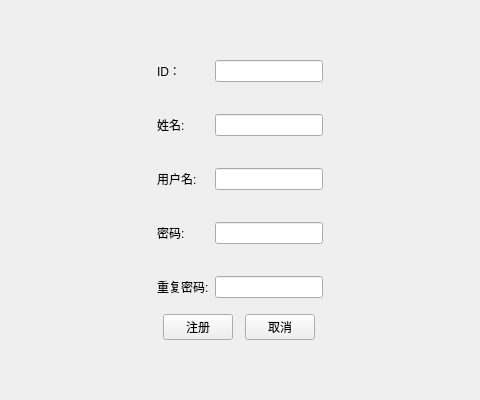
<?xml version="1.0" encoding="UTF-8"?>
<ui version="4.0">
 <class>RegisterView</class>
 <widget class="QWidget" name="RegisterView">
  <property name="geometry">
   <rect>
    <x>0</x>
    <y>0</y>
    <width>480</width>
    <height>400</height>
   </rect>
  </property>
  <property name="windowTitle">
   <string>注册</string>
  </property>
  <layout class="QGridLayout" name="gridLayout_2">
   <item row="0" column="1">
    <spacer name="verticalSpacer_4">
     <property name="orientation">
      <enum>Qt::Vertical</enum>
     </property>
     <property name="sizeHint" stdset="0">
      <size>
       <width>20</width>
       <height>32</height>
      </size>
     </property>
    </spacer>
   </item>
   <item row="1" column="0">
    <spacer name="horizontalSpacer_2">
     <property name="orientation">
      <enum>Qt::Horizontal</enum>
     </property>
     <property name="sizeHint" stdset="0">
      <size>
       <width>98</width>
       <height>20</height>
      </size>
     </property>
    </spacer>
   </item>
   <item row="1" column="1">
    <layout class="QGridLayout" name="gridLayout">
     <item row="2" column="0">
      <layout class="QHBoxLayout" name="horizontalLayout">
       <item>
        <widget class="QPushButton" name="btregister">
         <property name="maximumSize">
          <size>
           <width>70</width>
           <height>16777215</height>
          </size>
         </property>
         <property name="text">
          <string>注册</string>
         </property>
        </widget>
       </item>
       <item>
        <widget class="QPushButton" name="btback">
         <property name="maximumSize">
          <size>
           <width>70</width>
           <height>16777215</height>
          </size>
         </property>
         <property name="text">
          <string>取消</string>
         </property>
        </widget>
       </item>
      </layout>
     </item>
     <item row="0" column="0">
      <layout class="QFormLayout" name="formLayout">
       <item row="0" column="0">
        <widget class="QLabel" name="label">
         <property name="text">
          <string>ID：</string>
         </property>
        </widget>
       </item>
       <item row="1" column="1">
        <spacer name="verticalSpacer">
         <property name="orientation">
          <enum>Qt::Vertical</enum>
         </property>
         <property name="sizeHint" stdset="0">
          <size>
           <width>20</width>
           <height>20</height>
          </size>
         </property>
        </spacer>
       </item>
       <item row="2" column="0">
        <widget class="QLabel" name="label_2">
         <property name="text">
          <string>姓名:</string>
         </property>
        </widget>
       </item>
       <item row="2" column="1">
        <widget class="QLineEdit" name="dbFullName"/>
       </item>
       <item row="3" column="1">
        <spacer name="verticalSpacer_2">
         <property name="orientation">
          <enum>Qt::Vertical</enum>
         </property>
         <property name="sizeHint" stdset="0">
          <size>
           <width>20</width>
           <height>20</height>
          </size>
         </property>
        </spacer>
       </item>
       <item row="4" column="0">
        <widget class="QLabel" name="label_3">
         <property name="text">
          <string>用户名:</string>
         </property>
        </widget>
       </item>
       <item row="4" column="1">
        <widget class="QLineEdit" name="dbuserName"/>
       </item>
       <item row="8" column="0">
        <widget class="QLabel" name="label_4">
         <property name="text">
          <string>重复密码:</string>
         </property>
        </widget>
       </item>
       <item row="8" column="1">
        <widget class="QLineEdit" name="dbrepassword"/>
       </item>
       <item row="0" column="1">
        <widget class="QLineEdit" name="dbID"/>
       </item>
       <item row="6" column="0">
        <widget class="QLabel" name="label_5">
         <property name="text">
          <string>密码:</string>
         </property>
        </widget>
       </item>
       <item row="6" column="1">
        <widget class="QLineEdit" name="dbpassword"/>
       </item>
       <item row="5" column="1">
        <spacer name="verticalSpacer_3">
         <property name="orientation">
          <enum>Qt::Vertical</enum>
         </property>
         <property name="sizeHint" stdset="0">
          <size>
           <width>20</width>
           <height>20</height>
          </size>
         </property>
        </spacer>
       </item>
       <item row="7" column="1">
        <spacer name="verticalSpacer_7">
         <property name="orientation">
          <enum>Qt::Vertical</enum>
         </property>
         <property name="sizeHint" stdset="0">
          <size>
           <width>20</width>
           <height>20</height>
          </size>
         </property>
        </spacer>
       </item>
      </layout>
     </item>
     <item row="1" column="0">
      <spacer name="verticalSpacer_5">
       <property name="orientation">
        <enum>Qt::Vertical</enum>
       </property>
       <property name="sizeHint" stdset="0">
        <size>
         <width>20</width>
         <height>10</height>
        </size>
       </property>
      </spacer>
     </item>
    </layout>
   </item>
   <item row="1" column="2">
    <spacer name="horizontalSpacer_3">
     <property name="orientation">
      <enum>Qt::Horizontal</enum>
     </property>
     <property name="sizeHint" stdset="0">
      <size>
       <width>97</width>
       <height>20</height>
      </size>
     </property>
    </spacer>
   </item>
   <item row="2" column="1">
    <spacer name="verticalSpacer_6">
     <property name="orientation">
      <enum>Qt::Vertical</enum>
     </property>
     <property name="sizeHint" stdset="0">
      <size>
       <width>20</width>
       <height>46</height>
      </size>
     </property>
    </spacer>
   </item>
  </layout>
 </widget>
 <resources/>
 <connections/>
</ui>
